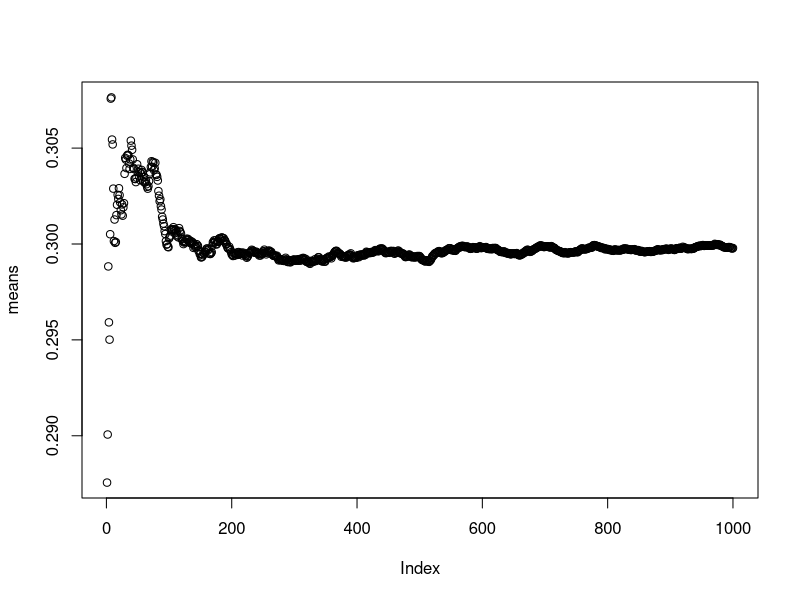
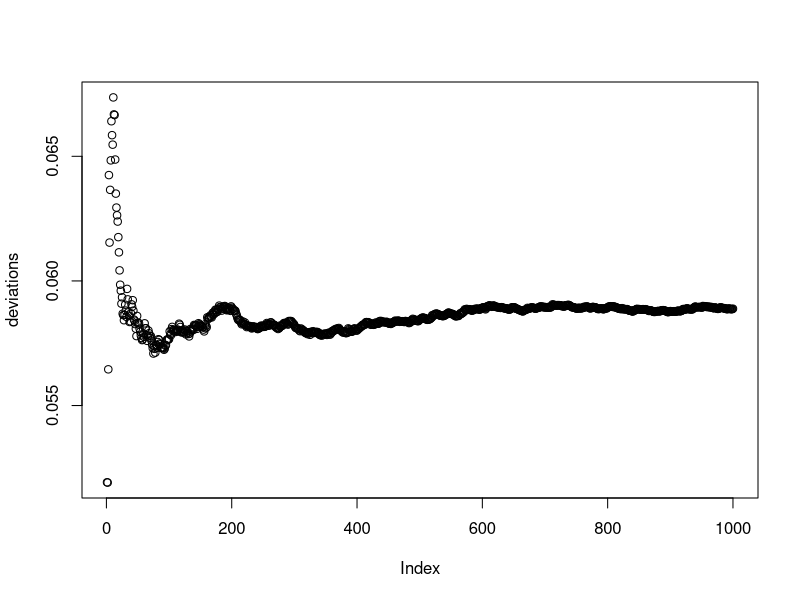
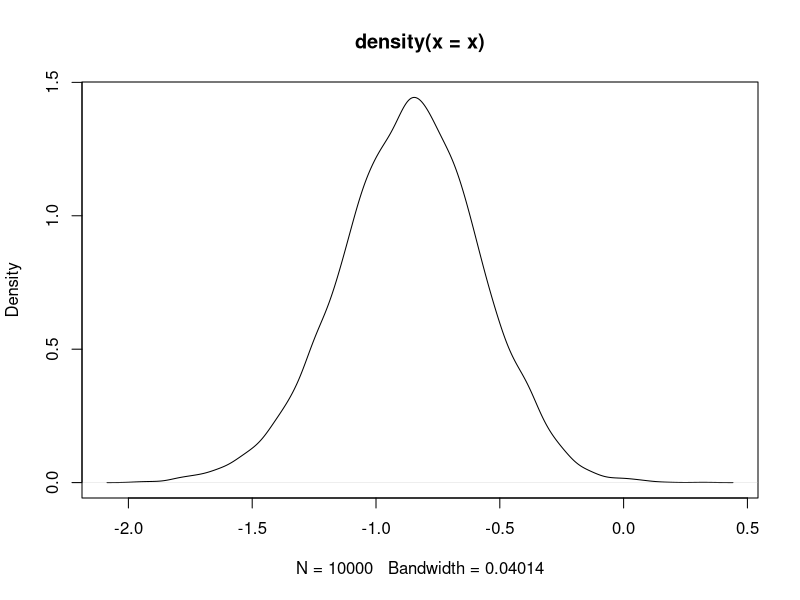
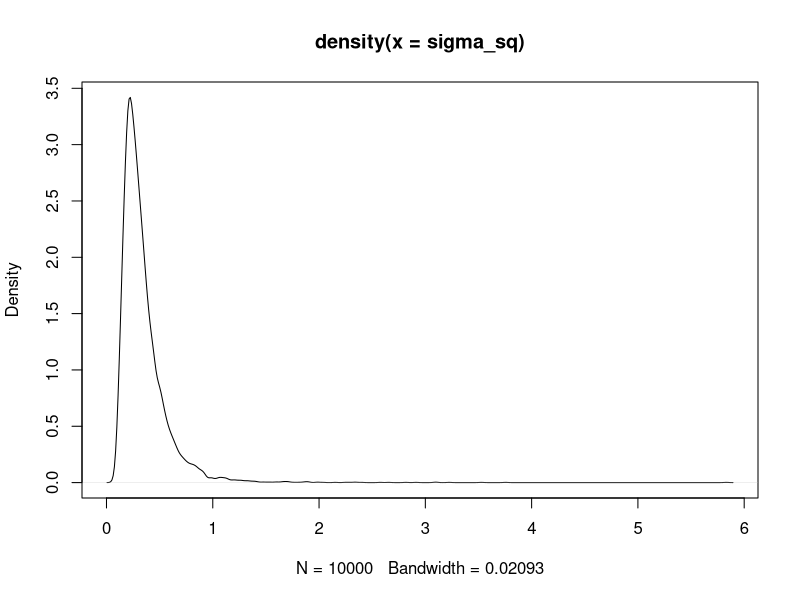

The R script that drew these images, in order:
# 1.a)
s = 13
n = 50
f = n - s
a0 = 5
b0 = 5

means = c()
deviations = c()
for (n in seq(from=10, to= 10000, by=10)){
  set.seed(12345)
  posterior = rbeta(n, a0 + s, b0 + f)
  means <- append(means, mean(posterior))
  deviations <- append(deviations, sd(posterior))
}
plot(means)
plot(deviations)

# 1.b)
nDraws = 10000
x = rbeta(nDraws, a0 + s, b0 + f)
t = 0
for (n in 1:length(x)) {
  if (x[n] < 0.3) {
    t = t + 1
  }
}
t/length(x)
pbeta(0.3, a0 + s, b0 + f)

# 1.c)
set.seed(12345)
nDraws = 10000
x = rbeta(nDraws, a0 + s, b0 + f)
x = log(x/(1-x))
plot(density(x))

# -------------------------------------------------------

# 2.a)
set.seed(12345)
nDraws = 10000
mean = 3.5
sample = c(33, 24, 48, 32, 55, 74, 23, 76, 17)
n = as.numeric(length(sample))
tau_sqr = sum((log(sample) - mean)^2)/n

x = rchisq(nDraws, n)
sigma_sq = n * tau_sqr / x
plot(density(sigma_sq))

# 2.b)
